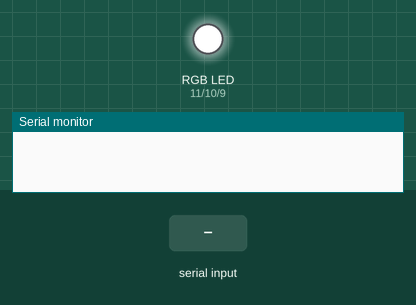
Recording of a sketch running on a simulated Arduino Uno, built with avr-gcc and run on an emulated ATmega328P. Parts: an RGB LED mixed from three pins (HIGH = lit), the last lines printed to the serial monitor. Inputs (shaded band) come from the test bench.

Above: at 2.0 s.
2.1 s: "red" received over Serial
3.7 s: "green" received over Serial
5.3 s: "red" received over Serial
At 5.7 s:
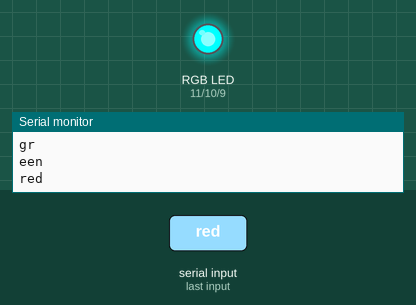
6.8 s: "blue" received over Serial
At 8.0 s:
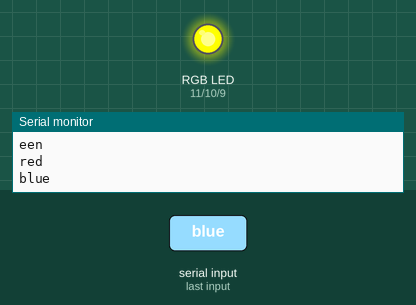
8.3 s: "cyan" received over Serial
At 9.3 s:
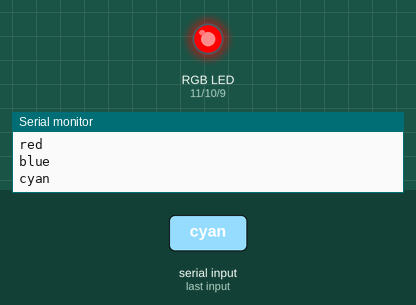
9.8 s: "purple" received over Serial
At 10.5 s:
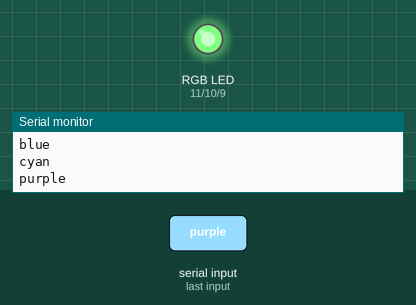
Timing chart, 0 to 12.3 s (numbered marks = the images above; inputs shaded):
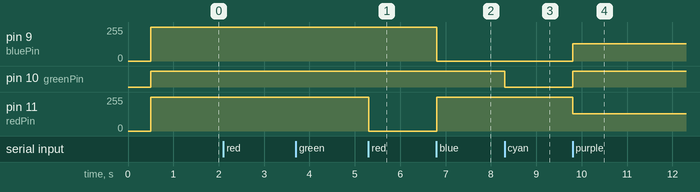

The sketch:

cheerlights.ino
```cpp
const int amberPin = 13 ;
const int redPin = 11;
const int greenPin = 10;
const int bluePin = 9;

const int len_time = 1000 ;

void setup() {
    // Setup Serial
    Serial.begin(9600);
    delay(100);

    Serial.flush();
    delay(100);

    // PWM Pin Setup
    pinMode(greenPin, OUTPUT);
    pinMode(bluePin, OUTPUT);
    pinMode(redPin, OUTPUT);
    c_white() ;
    delay(300) ;
    c_dark() ;
    delay(300) ;
    }

void loop(){
     char charIn = 0;
     byte i = 0 ;
     char stringIn[32] = "";
     while(Serial.available()) {
         charIn = Serial.read();
         stringIn[i] = charIn;
         i += 1;
         }
    String input = String( stringIn ) ;

    if ( input.length() > 0 ) {
        if ( input == "red"       ) { c_red() ; }
        if ( input == "green"     ) { c_green() ; }
        if ( input == "blue"      ) { c_blue() ; }
        if ( input == "cyan"      ) { c_cyan() ; }
        if ( input == "white"     ) { c_white() ; }
        if ( input == "warmwhite" ) { c_warmwhite() ; }
        if ( input == "purple"    ) { c_purple() ; }
        if ( input == "magenta"   ) { c_magenta() ; }
        if ( input == "yellow"    ) { c_yellow() ; }
        if ( input == "orange"    ) { c_orange() ; }
        Serial.println( input ) ;
        }
    delay(100);
    }

void setColourRgb(unsigned int red, unsigned int green, unsigned int blue) {
    analogWrite( redPin   , red   ) ;
    analogWrite( greenPin , green ) ;
    analogWrite( bluePin  , blue  ) ;
    }

void c_red()       { setColourRgb(   0, 255, 255 ) ; }
void c_green()     { setColourRgb( 255,   0, 255 ) ; }
void c_blue()      { setColourRgb( 255, 255,   0 ) ; }
void c_cyan()      { setColourRgb( 255,   0,   0 ) ; }
void c_white()     { setColourRgb(   0,   0,   0 ) ; }
void c_warmwhite() { setColourRgb(   0,  32,  32 ) ; }
void c_purple()    { setColourRgb( 128, 255, 128 ) ; }
void c_magenta()   { setColourRgb(   0, 255,   0 ) ; }
void c_yellow()    { setColourRgb(   0,   0, 255 ) ; }
void c_orange()    { setColourRgb(   0, 165, 255 ) ; }
void c_dark()      { setColourRgb( 255, 255, 255 ) ; }
```

Measured:
- after the input at 5.3 s, pin 11 (redPin): 255/255 → 0/255 at once
- after the input at 6.8 s, pin 9 (bluePin): 255/255 → 0/255 at once; pin 11 (redPin): 0/255 → 255/255 at once
- after the input at 8.3 s, pin 10 (greenPin): HIGH → LOW at once
- after the input at 9.8 s, pin 9 (bluePin): 0/255 → 128/255 at once; pin 10 (greenPin): LOW → HIGH at once; pin 11 (redPin): 255/255 → 128/255 at once
